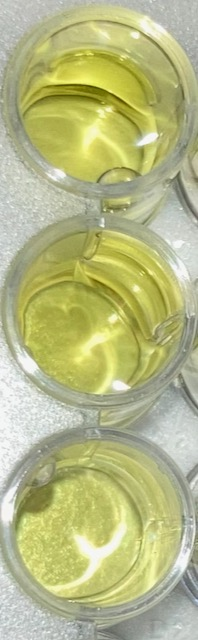
#> input picture assets/liquid_two_bh.jpeg, 198 x 640 px
$ python color_analyzer.py
#> lines starting #> are read from the running program, lines starting #| are printed output that depends on the picture; after the words box and inside, x2 and y2 are one past the last pixel; in counts of white or black regions, pixels touching at a corner belong together; long printed decimals are rounded
import numpy as np
import cv2


def create_bar(height, width, color):
    bar = np.zeros((height, width, 3), np.uint8)
    bar[:] = color
    red, green, blue = int(color[2]), int(color[1]), int(color[0])
    print(red, green, blue)
    return bar, (red, green, blue)

img = cv2.imread('assets/liquid_two_bh.jpeg')
#> img is the input picture: shape (640, 198, 3); mean B, G, R 132.6, 185.9, 183.2
height, width, _ = np.shape(img)
#> height = 640; width = 198
data = np.reshape(img, (height * width, 3))
data = np.float32(data)

number_clusters = 5
criteria = (cv2.TERM_CRITERIA_EPS + cv2.TermCriteria_MAX_ITER, 10, 1.0)
flags = cv2.KMEANS_RANDOM_CENTERS
compactness, labels, centers = cv2.kmeans(data, number_clusters, None, criteria, 10, flags)
#> compactness = 95894517.3; centers = [[174.6, 191.5, 187.4], [71.94, 160.8, 160.1], [131.1, 158.7, 154.8], [211, 227.9, 224.5], [111.1, 200.9, 198.8]]
print('Centers: ', centers)
#| Centers:  [[174.559 191.540 187.389]
#|  [ 71.9405  160.782 160.067]
#|  [131.134 158.661 154.7631 ]
#|  [210.961 227.916 224.539]
#|  [111.113 200.864 198.840]]


font = cv2.FONT_HERSHEY_DUPLEX
bars = []
rgb_values = []

for index, row in enumerate(centers):
    bar, rgb = create_bar(200, 200, row)
    bars.append(bar)
    rgb_values.append(rgb)
#> this loop made 5 passes
#> (row, red in create_bar, green in create_bar, blue in create_bar) on passes 1 to 5: ([174.6, 191.5, 187.4], 187, 191, 174), ([71.94, 160.8, 160.1], 160, 160, 71), ([131.1, 158.7, 154.8], 154, 158, 131), ([211, 227.9, 224.5], 224, 227, 210), ([111.1, 200.9, 198.8], 198, 200, 111)
#| 187 191 174
#| 160 160 71
#| 154 158 131
#| 224 227 210
#| 198 200 111
#> pass 1, `bar, rgb = create_bar(200, 200, row)`:
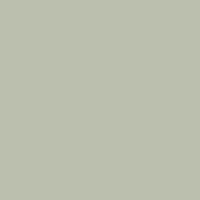
#> bar: shape (200, 200, 3); mean of channels 0, 1, 2 174, 191, 187; drawn as B, G, R
#> pass 2, `bar, rgb = create_bar(200, 200, row)`:
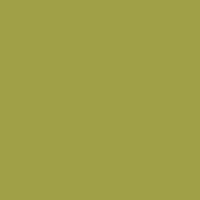
#> bar: shape (200, 200, 3); mean of channels 0, 1, 2 71, 160, 160; drawn as B, G, R
#> pass 3, `bar, rgb = create_bar(200, 200, row)`:
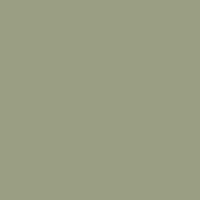
#> bar: shape (200, 200, 3); mean of channels 0, 1, 2 131, 158, 154; drawn as B, G, R
#> after the loop, bars = 5 items; rgb_values = [(187, 191, 174), (160, 160, 71), (154, 158, 131), (224, 227, 210), (198, 200, 111)]

img_bar = np.hstack(bars)
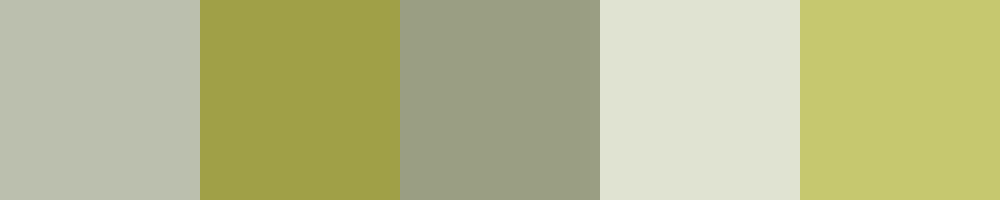
#> img_bar: shape (200, 1000, 3); mean of channels 0, 1, 2 139.4, 187.2, 184.6; drawn as B, G, R

for index, row in enumerate(rgb_values):
    image = cv2.putText(img_bar, f'{index + 1}. RGB: {row}', (5 + 200 * index, 200 -10),
        font, 0.5, (128, 128, 128), 1, cv2.LINE_AA)
    print(f'{index + 1}. RGB: {row} ')
#> this loop made 5 passes
#| 1. RGB: (187, 191, 174)
#| 2. RGB: (160, 160, 71)
#| 3. RGB: (154, 158, 131)
#| 4. RGB: (224, 227, 210)
#| 5. RGB: (198, 200, 111)
#> pass 2, `image = cv2.putText(img_bar, f'{index + 1}. RGB: {row}', (5 + 200 * in..`:
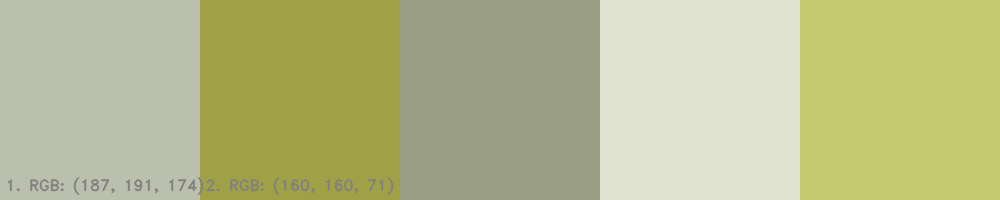
#> image: shape (200, 1000, 3); mean of channels 0, 1, 2 139.5, 186.9, 184.3; drawn as B, G, R
#> after the loop:
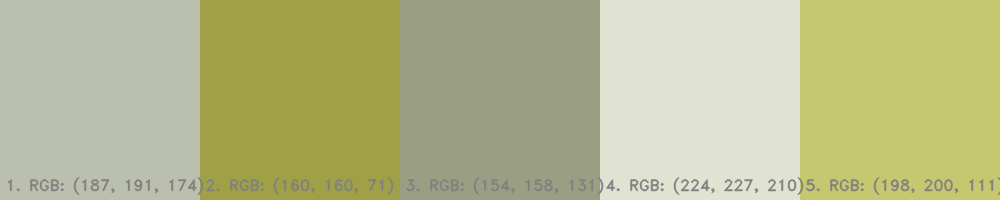
#> img_bar: shape (200, 1000, 3); 2.86% of pixels changed, all inside (x1, y1, x2, y2) = (7, 177, 1000, 195); drawn as B, G, R

cv2.imshow('Image', img)
cv2.imshow('Dominant colors', img_bar)
# [4 lines of commented-out code are left out]

cv2.waitKey(0)

$ run again, with assets/liquid_four_37c.jpeg copied over assets/liquid_two_bh.jpeg
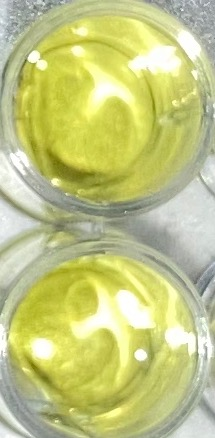
#> input picture assets/liquid_four_37c.jpeg, 215 x 438 px
#> img is the input picture: shape (438, 215, 3); mean B, G, R 130.3, 199.8, 196
#> compactness = 83179062.7; centers = [[161.2, 193.4, 187.7], [67.75, 183.2, 180.5], [133.2, 159.1, 153.3], [211.2, 239.4, 236.7], [101.2, 216.5, 213.7]]
#| Centers:  [[161.206  193.410  187.659 ]
#|  [ 67.752  183.174  180.531 ]
#|  [133.2017   159.126  153.342 ]
#|  [211.212  239.3907   236.701 ]
#|  [101.168 216.499  213.662 ]]
#> the loop `for index, row in enumerate(centers):` made 5 passes
#> (row, red in create_bar, green in create_bar, blue in create_bar) on passes 1 to 5: ([161.2, 193.4, 187.7], 187, 193, 161), ([67.75, 183.2, 180.5], 180, 183, 67), ([133.2, 159.1, 153.3], 153, 159, 133), ([211.2, 239.4, 236.7], 236, 239, 211), ([101.2, 216.5, 213.7], 213, 216, 101)
#> (printed output is left out)
#> pass 2, `bar, rgb = create_bar(200, 200, row)`:
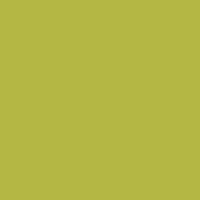
#> bar: shape (200, 200, 3); mean of channels 0, 1, 2 67, 183, 180; drawn as B, G, R
#> after the loop `for index, row in enumerate(centers):`: bars = 5 items; rgb_values = [(187, 193, 161), (180, 183, 67), (153, 159, 133), (236, 239, 211), (213, 216, 101)]
#> the loop `for index, row in enumerate(rgb_values):` made 5 passes
#> (printed output is left out)
#> after the loop `for index, row in enumerate(rgb_values):`:
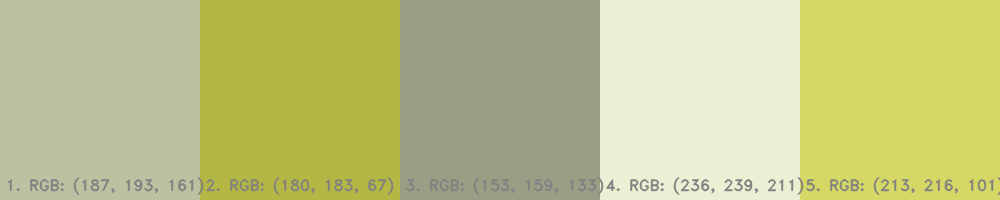
#> img_bar: shape (200, 1000, 3); mean of channels 0, 1, 2 134.5, 196.8, 192.7; drawn as B, G, R

$ run again, with assets/liquid_four_4c.jpeg copied over assets/liquid_two_bh.jpeg
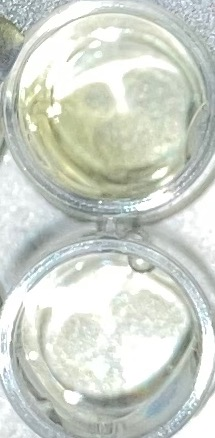
#> input picture assets/liquid_four_4c.jpeg, 215 x 438 px
#> img is the input picture: shape (438, 215, 3); mean B, G, R 202, 211.1, 205.5
#> compactness = 24765235.8; centers = [[247.8, 251.2, 249], [213.8, 223.7, 217.8], [165.8, 175.8, 168.2], [135.3, 146.6, 139.4], [185.8, 198.9, 191.8]]
#| Centers:  [[247.751 251.207 248.985]
#|  [213.7679  223.693 217.806]
#|  [165.803 175.776 168.213]
#|  [135.305 146.563 139.380]
#|  [185.816 198.864 191.790]]
#> the loop `for index, row in enumerate(centers):` made 5 passes
#> (row, red in create_bar, green in create_bar, blue in create_bar) on passes 1 to 5: ([247.8, 251.2, 249], 248, 251, 247), ([213.8, 223.7, 217.8], 217, 223, 213), ([165.8, 175.8, 168.2], 168, 175, 165), ([135.3, 146.6, 139.4], 139, 146, 135), ([185.8, 198.9, 191.8], 191, 198, 185)
#> (printed output is left out)
#> pass 2, `bar, rgb = create_bar(200, 200, row)`:
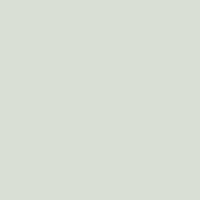
#> bar: shape (200, 200, 3); mean of channels 0, 1, 2 213, 223, 217; drawn as B, G, R
#> after the loop `for index, row in enumerate(centers):`: bars = 5 items; rgb_values = [(248, 251, 247), (217, 223, 213), (168, 175, 165), (139, 146, 135), (191, 198, 185)]
#> the loop `for index, row in enumerate(rgb_values):` made 5 passes
#> (printed output is left out)
#> after the loop `for index, row in enumerate(rgb_values):`:
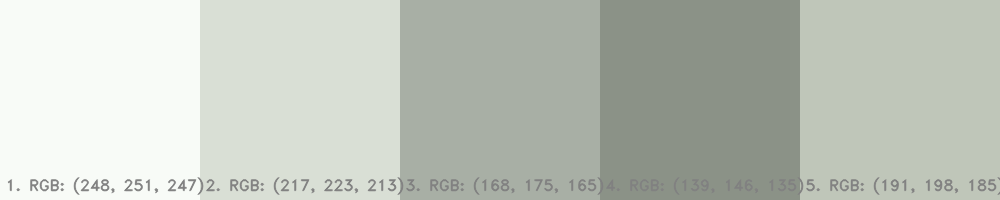
#> img_bar: shape (200, 1000, 3); mean of channels 0, 1, 2 188, 197.4, 191.5; drawn as B, G, R

$ run again, with assets/liquid_four_frozen.jpeg copied over assets/liquid_two_bh.jpeg
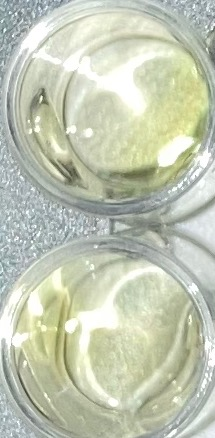
#> input picture assets/liquid_four_frozen.jpeg, 215 x 438 px
#> img is the input picture: shape (438, 215, 3); mean B, G, R 179.9, 200, 194
#> compactness = 38101338.9; centers = [[123.1, 140.5, 133.5], [174.8, 200.4, 194], [238, 248.7, 246], [199.4, 222.1, 216.5], [157.1, 173.5, 166.2]]
#| Centers:  [[123.097 140.474  133.4877  ]
#|  [174.834  200.383  194.015 ]
#|  [238.031  248.671  246.039 ]
#|  [199.413  222.078  216.548 ]
#|  [157.106  173.515  166.243 ]]
#> the loop `for index, row in enumerate(centers):` made 5 passes
#> (row, red in create_bar, green in create_bar, blue in create_bar) on passes 1 to 5: ([123.1, 140.5, 133.5], 133, 140, 123), ([174.8, 200.4, 194], 194, 200, 174), ([238, 248.7, 246], 246, 248, 238), ([199.4, 222.1, 216.5], 216, 222, 199), ([157.1, 173.5, 166.2], 166, 173, 157)
#> (printed output is left out)
#> pass 1, `bar, rgb = create_bar(200, 200, row)`:
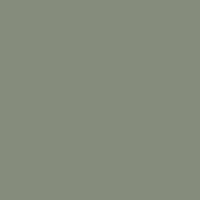
#> bar: shape (200, 200, 3); mean of channels 0, 1, 2 123, 140, 133; drawn as B, G, R
#> after the loop `for index, row in enumerate(centers):`: bars = 5 items; rgb_values = [(133, 140, 123), (194, 200, 174), (246, 248, 238), (216, 222, 199), (166, 173, 157)]
#> the loop `for index, row in enumerate(rgb_values):` made 5 passes
#> (printed output is left out)
#> after the loop `for index, row in enumerate(rgb_values):`:
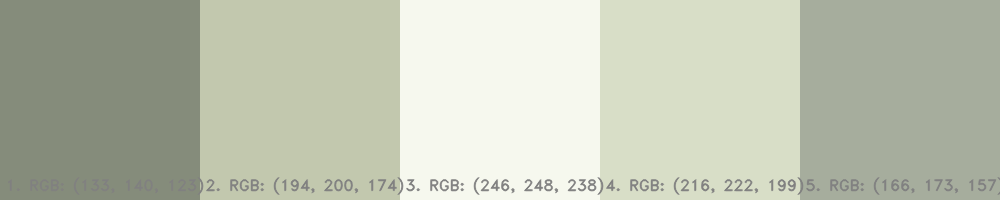
#> img_bar: shape (200, 1000, 3); mean of channels 0, 1, 2 177.3, 195.4, 189.9; drawn as B, G, R
